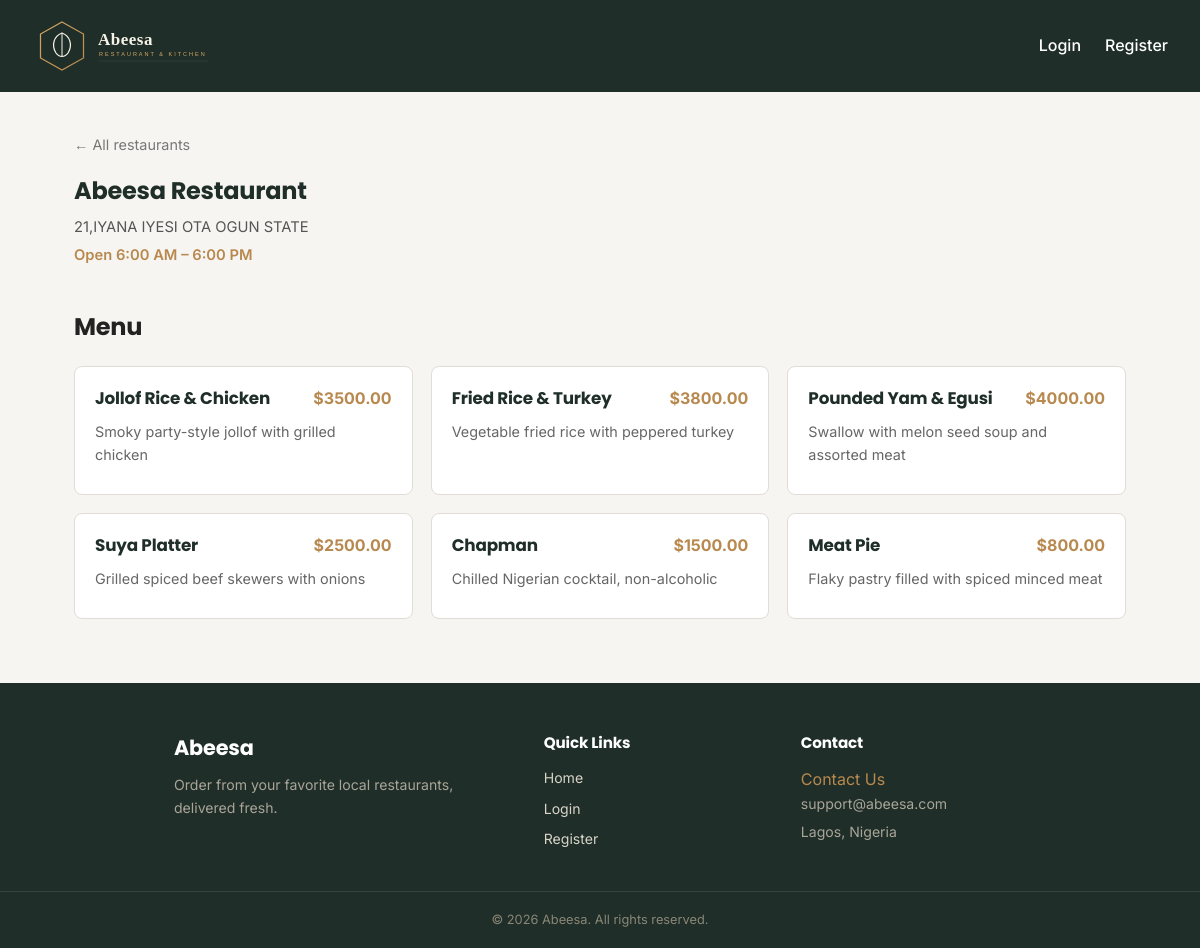
The page /restaurants/1/ on the database as committed earlier.
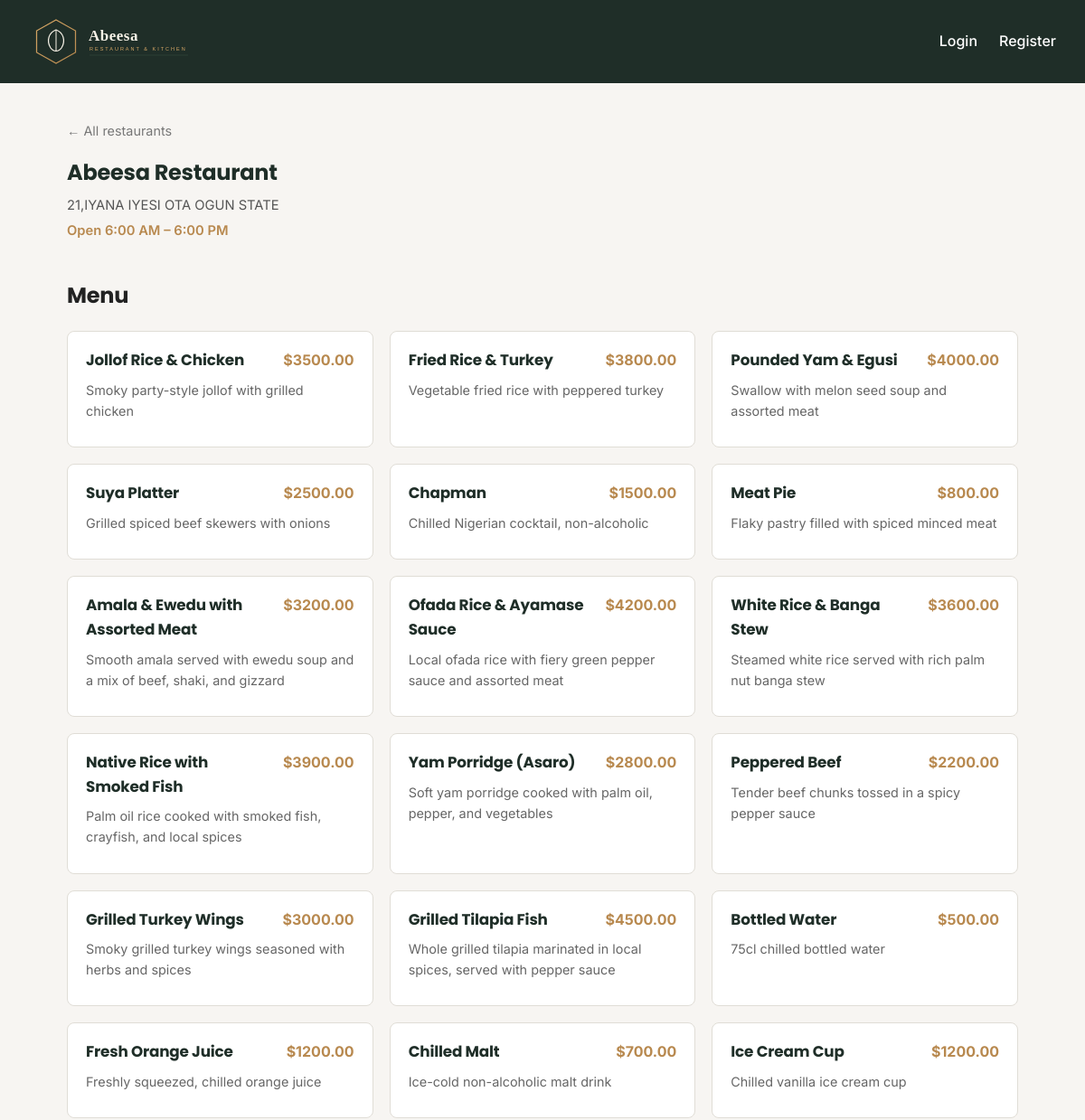
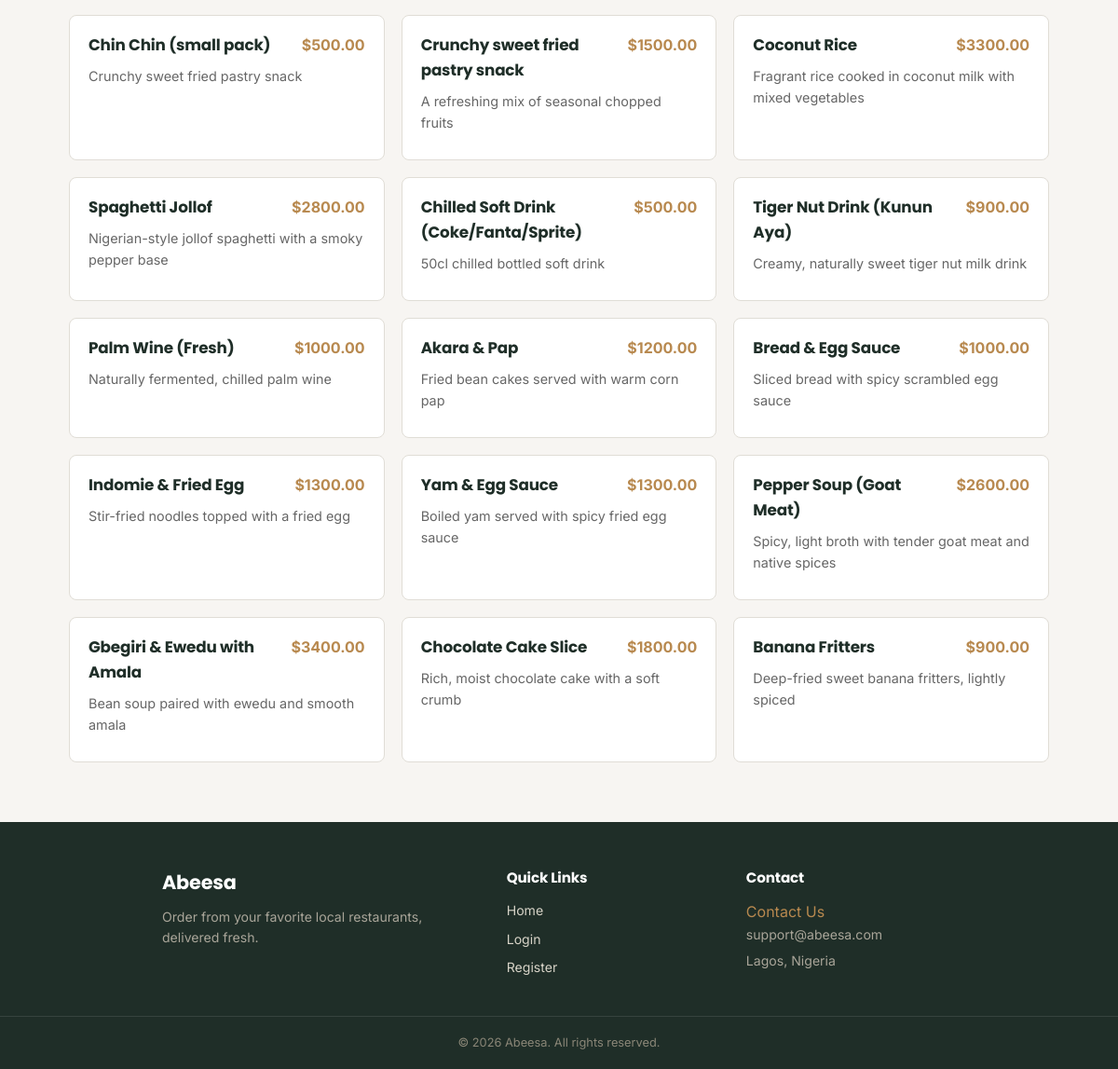
The same page on the database as committed later (2 pictures, top to bottom).
### restaurants/models.py (models this page shows, shortened)
class MenuItem(models.Model):
    restaurant = models.ForeignKey(Restaurant, on_delete=models.CASCADE, related_name='menu_items')
    name = models.CharField(max_length=100)
    description = models.TextField(blank=True)
    price = models.DecimalField(max_digits=6, decimal_places=2)
    image = models.ImageField(upload_to='menu_items/', blank=True, null=True)
    is_available = models.BooleanField(default=True)

### restaurants/views.py (the view)
# urls.py: path('restaurants/<int:pk>/', views.restaurant_detail, name='restaurant_detail'),
def restaurant_detail(request, pk):
    restaurant = get_object_or_404(Restaurant, pk=pk)
    menu_items = restaurant.menu_items.all()
    is_owner = request.user.is_authenticated and restaurant.owner == request.user
    return render(request, 'restaurants/restaurant_detail.html', {
        'restaurant': restaurant,
        'menu_items': menu_items,
        'is_owner': is_owner,
    })

### templates/restaurants/restaurant_detail.html (shortened to what this page needs)
{% extends "base.html" %}
{% block content %}
  <section class="restaurant-header">
    <a href="{% url 'restaurant_list' %}" class="back-link">&larr; All restaurants</a>
    <h1>{{ restaurant.name }}</h1>
    <p class="restaurant-address">{{ restaurant.address }}</p>
    <p class="restaurant-hours">Open {{ restaurant.opening_time|time:"g:i A" }} – {{ restaurant.closing_time|time:"g:i A" }}</p>
  </section>
  <section class="menu-section">
    <div class="menu-section-head">
      <h2>Menu</h2>
    </div>
    {% if menu_items %}
      <div class="menu-grid">
        {% for item in menu_items %}
        <div class="menu-card {% if not item.is_available %}menu-card-unavailable{% endif %}">
          <div class="menu-card-top">
            <h3>{{ item.name }}</h3>
            <span class="menu-price">${{ item.price }}</span>
          </div>
          {% if item.description %}<p class="menu-desc">{{ item.description }}</p>{% endif %}
        </div>
        {% endfor %}
      </div>
    {% else %}
      <p class="empty-message">No menu items yet.</p>
    {% endif %}
  </section>
{% endblock %}

Rows that differ between the two databases and show on the page:
added MenuItem: name "Amala & Ewedu with Assorted Meat", price "3200.00", description "Smooth amala served with ewedu soup and a mix of beef, shaki, and gizzard"
added MenuItem: name "Ofada Rice & Ayamase Sauce", price "4200.00", description "Local ofada rice with fiery green pepper sauce and assorted meat"
added MenuItem: name "White Rice & Banga Stew", price "3600.00", description "Steamed white rice served with rich palm nut banga stew"
added MenuItem: name "Native Rice with Smoked Fish", price "3900.00", description "Palm oil rice cooked with smoked fish, crayfish, and local spices"
added MenuItem: name "Yam Porridge (Asaro)", price "2800.00", description "Soft yam porridge cooked with palm oil, pepper, and vegetables"
added MenuItem: name "Peppered Beef", price "2200.00", description "Tender beef chunks tossed in a spicy pepper sauce"
added MenuItem: name "Grilled Turkey Wings", price "3000.00", description "Smoky grilled turkey wings seasoned with herbs and spices"
added MenuItem: name "Grilled Tilapia Fish", price "4500.00", description "Whole grilled tilapia marinated in local spices, served with pepper sauce"
added MenuItem: name "Bottled Water", price "500.00", description "75cl chilled bottled water"
added MenuItem: name "Fresh Orange Juice", price "1200.00", description "Freshly squeezed, chilled orange juice"
added MenuItem: name "Chilled Malt", price "700.00", description "Ice-cold non-alcoholic malt drink"
added MenuItem: name "Ice Cream Cup", price "1200.00", description "Chilled vanilla ice cream cup"
added MenuItem: name "Chin Chin (small pack)", price "500.00", description "Crunchy sweet fried pastry snack"
added MenuItem: name "Crunchy sweet fried pastry snack", price "1500.00", description "A refreshing mix of seasonal chopped fruits"
added MenuItem: name "Coconut Rice", price "3300.00", description "Fragrant rice cooked in coconut milk with mixed vegetables"
added MenuItem: name "Spaghetti Jollof", price "2800.00", description "Nigerian-style jollof spaghetti with a smoky pepper base"
added MenuItem: name "Chilled Soft Drink (Coke/Fanta/Sprite)", price "500.00", description "50cl chilled bottled soft drink"
added MenuItem: name "Tiger Nut Drink (Kunun Aya)", price "900.00", description "Creamy, naturally sweet tiger nut milk drink"
added MenuItem: name "Palm Wine (Fresh)", price "1000.00", description "Naturally fermented, chilled palm wine"
added MenuItem: name "Akara & Pap", price "1200.00", description "Fried bean cakes served with warm corn pap"
added MenuItem: name "Bread & Egg Sauce", price "1000.00", description "Sliced bread with spicy scrambled egg sauce"
added MenuItem: name "Indomie & Fried Egg", price "1300.00", description "Stir-fried noodles topped with a fried egg"
added MenuItem: name "Yam & Egg Sauce", price "1300.00", description "Boiled yam served with spicy fried egg sauce"
added MenuItem: name "Pepper Soup (Goat Meat)", price "2600.00", description "Spicy, light broth with tender goat meat and native spices"
added MenuItem: name "Gbegiri & Ewedu with Amala", price "3400.00", description "Bean soup paired with ewedu and smooth amala"
added MenuItem: name "Chocolate Cake Slice", price "1800.00", description "Rich, moist chocolate cake with a soft crumb"
added MenuItem: name "Banana Fritters", price "900.00", description "Deep-fried sweet banana fritters, lightly spiced"
